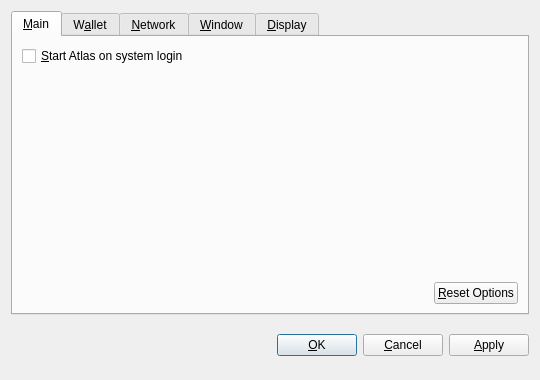
<?xml version="1.0" encoding="UTF-8"?>
<ui version="4.0">
 <class>OptionsDialog</class>
 <widget class="QDialog" name="OptionsDialog">
  <property name="geometry">
   <rect>
    <x>0</x>
    <y>0</y>
    <width>540</width>
    <height>380</height>
   </rect>
  </property>
  <property name="windowTitle">
   <string>Options</string>
  </property>
  <property name="modal">
   <bool>true</bool>
  </property>
  <layout class="QVBoxLayout" name="verticalLayout">
   <item>
    <widget class="QTabWidget" name="tabWidget">
     <property name="tabPosition">
      <enum>QTabWidget::North</enum>
     </property>
     <property name="currentIndex">
      <number>0</number>
     </property>
     <widget class="QWidget" name="tabMain">
      <attribute name="title">
       <string>&amp;Main</string>
      </attribute>
      <layout class="QVBoxLayout" name="verticalLayout_Main">
       <item>
        <widget class="QCheckBox" name="bitcoinAtStartup">
         <property name="toolTip">
          <string>Automatically start Atlas after logging in to the system.</string>
         </property>
         <property name="text">
          <string>&amp;Start Atlas on system login</string>
         </property>
        </widget>
       </item>
       <item>
        <spacer name="verticalSpacer_Main">
         <property name="orientation">
          <enum>Qt::Vertical</enum>
         </property>
         <property name="sizeHint" stdset="0">
          <size>
           <width>20</width>
           <height>40</height>
          </size>
         </property>
        </spacer>
       </item>
       <item>
        <layout class="QHBoxLayout" name="horizontalLayout_2_Main">
         <item>
          <spacer name="horizontalSpacer_2_Main">
           <property name="orientation">
            <enum>Qt::Horizontal</enum>
           </property>
           <property name="sizeHint" stdset="0">
            <size>
             <width>40</width>
             <height>20</height>
            </size>
           </property>
          </spacer>
         </item>
         <item>
          <widget class="QPushButton" name="resetButton">
           <property name="toolTip">
            <string>Reset all client options to default.</string>
           </property>
           <property name="text">
            <string>&amp;Reset Options</string>
           </property>
           <property name="autoDefault">
            <bool>false</bool>
           </property>
          </widget>
         </item>
        </layout>
       </item>
      </layout>
     </widget>
     <widget class="QWidget" name="tabWallet">
      <attribute name="title">
       <string>W&amp;allet</string>
      </attribute>
      <layout class="QVBoxLayout" name="verticalLayout_Network">
       <item>
        <widget class="QLabel" name="transactionFeeInfoLabel">
         <property name="text">
          <string>Optional transaction fee per kB that helps make sure your transactions are processed quickly. Most transactions are 1 kB.</string>
         </property>
         <property name="textFormat">
          <enum>Qt::PlainText</enum>
         </property>
         <property name="wordWrap">
          <bool>true</bool>
         </property>
        </widget>
       </item>
       <item>
        <layout class="QHBoxLayout" name="horizontalLayout_1_Main">
         <item>
          <widget class="QLabel" name="transactionFeeLabel">
           <property name="text">
            <string>Pay transaction &amp;fee</string>
           </property>
           <property name="textFormat">
            <enum>Qt::PlainText</enum>
           </property>
           <property name="buddy">
            <cstring>transactionFee</cstring>
           </property>
          </widget>
         </item>
         <item>
          <widget class="BitcoinAmountField" name="transactionFee"/>
         </item>
         <item>
          <spacer name="horizontalSpacer_1_Main">
           <property name="orientation">
            <enum>Qt::Horizontal</enum>
           </property>
           <property name="sizeHint" stdset="0">
            <size>
             <width>40</width>
             <height>20</height>
            </size>
           </property>
          </spacer>
         </item>
        </layout>
       </item>
       <item>
        <widget class="QLabel" name="label">
         <property name="text">
          <string>If you disable the spending of unconfirmed change, the change from a transaction cannot be used until that transaction has at least one confirmation. This also affects how your balance is computed.</string>
         </property>
         <property name="wordWrap">
          <bool>true</bool>
         </property>
        </widget>
       </item>
       <item>
        <widget class="QCheckBox" name="spendZeroConfChange">
         <property name="text">
          <string>Spend unconfirmed change  (experts only)</string>
         </property>
        </widget>
       </item>
       <item>
        <spacer name="verticalSpacer">
         <property name="orientation">
          <enum>Qt::Vertical</enum>
         </property>
         <property name="sizeHint" stdset="0">
          <size>
           <width>20</width>
           <height>40</height>
          </size>
         </property>
        </spacer>
       </item>
      </layout>
     </widget>
     <widget class="QWidget" name="tabNetwork">
      <attribute name="title">
       <string>&amp;Network</string>
      </attribute>
      <layout class="QVBoxLayout" name="verticalLayout_Network">
       <item>
        <widget class="QCheckBox" name="mapPortUpnp">
         <property name="toolTip">
          <string>Automatically open the Atlas client port on the router. This only works when your router supports UPnP and it is enabled.</string>
         </property>
         <property name="text">
          <string>Map port using &amp;UPnP</string>
         </property>
        </widget>
       </item>
       <item>
        <widget class="QCheckBox" name="connectSocks">
         <property name="toolTip">
          <string>Connect to the Atlas network through a SOCKS proxy (e.g. when connecting through Tor).</string>
         </property>
         <property name="text">
          <string>&amp;Connect through SOCKS proxy:</string>
         </property>
        </widget>
       </item>
       <item>
        <layout class="QHBoxLayout" name="horizontalLayout_Network">
         <item>
          <widget class="QLabel" name="proxyIpLabel">
           <property name="text">
            <string>Proxy &amp;IP:</string>
           </property>
           <property name="textFormat">
            <enum>Qt::PlainText</enum>
           </property>
           <property name="buddy">
            <cstring>proxyIp</cstring>
           </property>
          </widget>
         </item>
         <item>
          <widget class="QValidatedLineEdit" name="proxyIp">
           <property name="maximumSize">
            <size>
             <width>140</width>
             <height>16777215</height>
            </size>
           </property>
           <property name="toolTip">
            <string>IP address of the proxy (e.g. 127.0.0.1)</string>
           </property>
          </widget>
         </item>
         <item>
          <widget class="QLabel" name="proxyPortLabel">
           <property name="text">
            <string>&amp;Port:</string>
           </property>
           <property name="textFormat">
            <enum>Qt::PlainText</enum>
           </property>
           <property name="buddy">
            <cstring>proxyPort</cstring>
           </property>
          </widget>
         </item>
         <item>
          <widget class="QLineEdit" name="proxyPort">
           <property name="maximumSize">
            <size>
             <width>55</width>
             <height>16777215</height>
            </size>
           </property>
           <property name="toolTip">
            <string>Port of the proxy (e.g. 9050)</string>
           </property>
          </widget>
         </item>
         <item>
          <widget class="QLabel" name="socksVersionLabel">
           <property name="text">
            <string>SOCKS &amp;Version:</string>
           </property>
           <property name="textFormat">
            <enum>Qt::PlainText</enum>
           </property>
           <property name="buddy">
            <cstring>socksVersion</cstring>
           </property>
          </widget>
         </item>
         <item>
          <widget class="QValueComboBox" name="socksVersion">
           <property name="toolTip">
            <string>SOCKS version of the proxy (e.g. 5)</string>
           </property>
          </widget>
         </item>
         <item>
          <spacer name="horizontalSpacer_Network">
           <property name="orientation">
            <enum>Qt::Horizontal</enum>
           </property>
           <property name="sizeHint" stdset="0">
            <size>
             <width>40</width>
             <height>20</height>
            </size>
           </property>
          </spacer>
         </item>
        </layout>
       </item>
       <item>
        <spacer name="verticalSpacer_Network">
         <property name="orientation">
          <enum>Qt::Vertical</enum>
         </property>
         <property name="sizeHint" stdset="0">
          <size>
           <width>20</width>
           <height>40</height>
          </size>
         </property>
        </spacer>
       </item>
      </layout>
     </widget>
     <widget class="QWidget" name="tabWindow">
      <attribute name="title">
       <string>&amp;Window</string>
      </attribute>
      <layout class="QVBoxLayout" name="verticalLayout_Window">
       <item>
        <widget class="QCheckBox" name="minimizeToTray">
         <property name="toolTip">
          <string>Show only a tray icon after minimizing the window.</string>
         </property>
         <property name="text">
          <string>&amp;Minimize to the tray instead of the taskbar</string>
         </property>
        </widget>
       </item>
       <item>
        <widget class="QCheckBox" name="minimizeOnClose">
         <property name="toolTip">
          <string>Minimize instead of exit the application when the window is closed. When this option is enabled, the application will be closed only after selecting Quit in the menu.</string>
         </property>
         <property name="text">
          <string>M&amp;inimize on close</string>
         </property>
        </widget>
       </item>
       <item>
        <spacer name="verticalSpacer_Window">
         <property name="orientation">
          <enum>Qt::Vertical</enum>
         </property>
         <property name="sizeHint" stdset="0">
          <size>
           <width>20</width>
           <height>40</height>
          </size>
         </property>
        </spacer>
       </item>
      </layout>
     </widget>
     <widget class="QWidget" name="tabDisplay">
      <attribute name="title">
       <string>&amp;Display</string>
      </attribute>
      <layout class="QVBoxLayout" name="verticalLayout_Display">
       <item>
        <layout class="QHBoxLayout" name="horizontalLayout_1_Display">
         <item>
          <widget class="QLabel" name="langLabel">
           <property name="text">
            <string>User Interface &amp;language:</string>
           </property>
           <property name="textFormat">
            <enum>Qt::PlainText</enum>
           </property>
           <property name="buddy">
            <cstring>lang</cstring>
           </property>
          </widget>
         </item>
         <item>
          <widget class="QValueComboBox" name="lang">
           <property name="toolTip">
            <string>The user interface language can be set here. This setting will take effect after restarting Atlas.</string>
           </property>
          </widget>
         </item>
        </layout>
       </item>
       <item>
        <layout class="QHBoxLayout" name="horizontalLayout_2_Display">
         <item>
          <widget class="QLabel" name="unitLabel">
           <property name="text">
            <string>&amp;Unit to show amounts in:</string>
           </property>
           <property name="textFormat">
            <enum>Qt::PlainText</enum>
           </property>
           <property name="buddy">
            <cstring>unit</cstring>
           </property>
          </widget>
         </item>
         <item>
          <widget class="QValueComboBox" name="unit">
           <property name="toolTip">
            <string>Choose the default subdivision unit to show in the interface and when sending coins.</string>
           </property>
          </widget>
         </item>
        </layout>
       </item>
       <item>
        <widget class="QCheckBox" name="displayAddresses">
         <property name="toolTip">
          <string>Whether to show Atlas addresses in the transaction list or not.</string>
         </property>
         <property name="text">
          <string>&amp;Display addresses in transaction list</string>
         </property>
        </widget>
       </item>
       <item>
        <widget class="QCheckBox" name="coinControlFeatures">
         <property name="toolTip">
          <string>Whether to show coin control features or not.</string>
         </property>
         <property name="text">
          <string>Display coin &amp;control features (experts only!)</string>
         </property>
        </widget>
       </item>
       <item>
        <spacer name="verticalSpacer_Display">
         <property name="orientation">
          <enum>Qt::Vertical</enum>
         </property>
         <property name="sizeHint" stdset="0">
          <size>
           <width>20</width>
           <height>40</height>
          </size>
         </property>
        </spacer>
       </item>
      </layout>
     </widget>
    </widget>
   </item>
   <item>
    <layout class="QHBoxLayout" name="horizontalLayout_Buttons">
     <item>
      <spacer name="horizontalSpacer_1">
       <property name="orientation">
        <enum>Qt::Horizontal</enum>
       </property>
       <property name="sizeHint" stdset="0">
        <size>
         <width>40</width>
         <height>48</height>
        </size>
       </property>
      </spacer>
     </item>
     <item>
      <widget class="QLabel" name="statusLabel">
       <property name="font">
        <font>
         <weight>75</weight>
         <bold>true</bold>
        </font>
       </property>
       <property name="text">
        <string/>
       </property>
       <property name="textFormat">
        <enum>Qt::PlainText</enum>
       </property>
       <property name="wordWrap">
        <bool>true</bool>
       </property>
      </widget>
     </item>
     <item>
      <spacer name="horizontalSpacer_2">
       <property name="orientation">
        <enum>Qt::Horizontal</enum>
       </property>
       <property name="sizeHint" stdset="0">
        <size>
         <width>40</width>
         <height>48</height>
        </size>
       </property>
      </spacer>
     </item>
     <item>
      <widget class="QPushButton" name="okButton">
       <property name="text">
        <string>&amp;OK</string>
       </property>
      </widget>
     </item>
     <item>
      <widget class="QPushButton" name="cancelButton">
       <property name="text">
        <string>&amp;Cancel</string>
       </property>
       <property name="autoDefault">
        <bool>false</bool>
       </property>
      </widget>
     </item>
     <item>
      <widget class="QPushButton" name="applyButton">
       <property name="text">
        <string>&amp;Apply</string>
       </property>
       <property name="autoDefault">
        <bool>false</bool>
       </property>
      </widget>
     </item>
    </layout>
   </item>
  </layout>
 </widget>
 <customwidgets>
  <customwidget>
   <class>BitcoinAmountField</class>
   <extends>QSpinBox</extends>
   <header>bitcoinamountfield.h</header>
  </customwidget>
  <customwidget>
   <class>QValueComboBox</class>
   <extends>QComboBox</extends>
   <header>qvaluecombobox.h</header>
  </customwidget>
  <customwidget>
   <class>QValidatedLineEdit</class>
   <extends>QLineEdit</extends>
   <header>qvalidatedlineedit.h</header>
  </customwidget>
 </customwidgets>
 <resources/>
 <connections/>
</ui>
